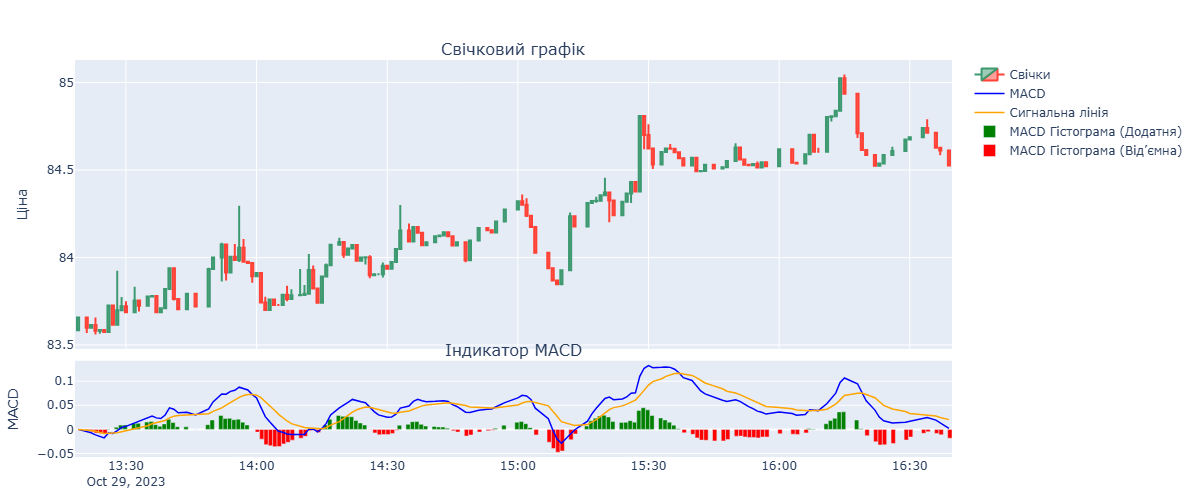

This chart was generated by the following Python code:
import plotly.graph_objects as go
from plotly.subplots import make_subplots

from indicators import add_macd
from utils.loader import load_csv

CSV_PATH = "../data_visualization/AAVE_USD_FOR_LINE_CHART.csv"
FAST = 12
SLOW = 26
SIGNAL = 9

if __name__ == '__main__':
    df = load_csv(CSV_PATH)
    df = add_macd(df, FAST, SLOW, SIGNAL)

    fig = make_subplots(
        rows=2, cols=1,
        shared_xaxes=True,
        row_heights=[0.75, 0.25],
        vertical_spacing=0.03,
        subplot_titles=["Свічковий графік", "Індикатор MACD"]
    )

    fig.add_trace(
        go.Candlestick(
            x=df.index,
            open=df["Open"],
            high=df["High"],
            low=df["Low"],
            close=df["Close"],
            name="Свічки"
        ),
        row=1, col=1
    )

    fig.add_trace(
        go.Scatter(
            x=df.index,
            y=df["MACD"],
            mode="lines",
            name="MACD",
            line=dict(color="blue", width=1.5)
        ),
        row=2, col=1
    )

    fig.add_trace(
        go.Scatter(
            x=df.index,
            y=df["MACD_Signal"],
            mode="lines",
            name="Сигнальна лінія",
            line=dict(color="orange", width=1.5)
        ),
        row=2, col=1
    )

    fig.add_trace(
        go.Bar(
            x=df.index,
            y=df["MACD_Hist"].where(df["MACD_Hist"] >= 0),
            name="MACD Гістограма (Додатня)",
            marker_color="green",
            showlegend=True,
            width = 60_000
        ),
        row=2, col=1
    )

    fig.add_trace(
        go.Bar(
            x=df.index,
            y=df["MACD_Hist"].where(df["MACD_Hist"] < 0),
            name="MACD Гістограма (Від’ємна)",
            marker_color="red",
            showlegend=True,
            width=60_000
        ),
        row=2, col=1
    )

    fig.update_layout(
        height=500,
        width=1200,
        xaxis_rangeslider_visible=False,
        margin=dict(l=50, r=25, t=60, b=40)
    )

    fig.update_yaxes(title_text="Ціна", row=1, col=1)
    fig.update_yaxes(title_text="MACD", row=2, col=1)

    fig.show()
